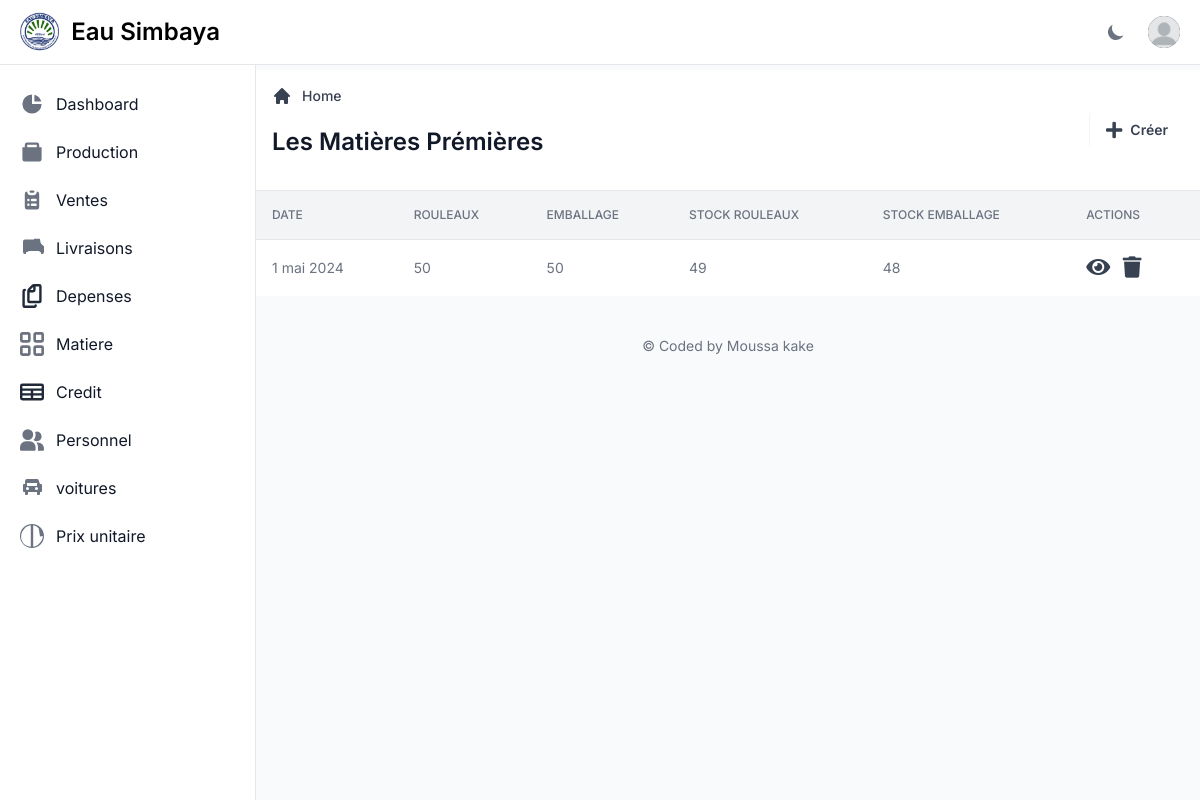
The app's page /matiere/liste_stocks/ (signed in) with its own data.
### matiere/models.py (models this page shows, shortened)
class Matiere(models.Model):
    rouleaux = models.IntegerField(null=True)
    emballage= models.IntegerField(null=True)
    stock_rouleaux = models.IntegerField(blank=True, null=True)
    stock_emballage = models.IntegerField(blank=True, null=True)
    date = models.DateField(null=True, blank=True, auto_now_add=True)

### matiere/views.py (the view)
# urls.py: path('', views.ajout, name='stock'),
def stock(request):
    data = Matiere.objects.all()
    context = {'data': data}
    return render(request, 'production/matiere.html', context)

### templates/production/matiere.html (shortened to what this page needs)
{% extends "layouts/base.html" %}
{% load static %}
{% block content %}
<main>
  <div class="p-4 bg-white block sm:flex items-center justify-between border-b border-gray-200 lg:mt-1.5 dark:bg-gray-800 dark:border-gray-700">
    <div class="mb-4 w-full">
      <nav class="flex mb-5" aria-label="Breadcrumb">
        <ol class="inline-flex items-center space-x-1 md:space-x-2 text-sm font-medium">
          <li class="inline-flex items-center">
            <a href="/" class="inline-flex items-center text-gray-700 hover:text-primary-600 dark:text-gray-300 dark:hover:text-white">
              <svg class="mr-2.5 w-5 h-5" fill="currentColor" viewBox="0 0 20 20">
                <path d="M10.707 2.293a1 1 0 00-1.414 0l-7 7a1 1 0 001.414 1.414L4 10.414V17a1 1 0 001 1h2a1 1 0 001-1v-2a1 1 0 011-1h2a1 1 0 011 1v2a1 1 0 001 1h2a1 1 0 001-1v-6.586l.293.293a1 1 0 001.414-1.414l-7-7z"></path>
              </svg>
              Home
            </a>
          </li>
        </ol>
      </nav>
      <h1 class="text-xl sm:text-2xl font-semibold text-gray-900 dark:text-white">Les Matières Prémières</h1>
    </div>
    <div class="block sm:flex items-center justify-between md:divide-x md:divide-gray-100 dark:divide-gray-700">
        <a href="{% url "stock" %}" class="inline-flex items-center px-4 py-2 bg-blue-600 hover:bg-blue-700 text-gray-700 dark:text-gray-400 font-semibold text-sm leading-snug rounded focus:outline-none focus:ring-0 transition duration-150 ease-in-out">
          <i class="fas fa-plus fa-lg mr-2 text-gray-700 dark:text-gray-400"></i> Créer
        </a>
    </div>
  </div>
  <div class="flex flex-col">
    <div class="overflow-x-auto">
      <div class="inline-block min-w-full align-middle">
        <div class="overflow-hidden shadow">
          <table class="min-w-full divide-y divide-gray-200 table-fixed dark:divide-gray-600">
            <thead class="bg-gray-100 dark:bg-gray-700">
              <tr>
                <th scope="col" class="p-4 text-xs font-medium text-left text-gray-500 uppercase dark:text-gray-400">Date</th>
                <th scope="col" class="p-4 text-xs font-medium text-left text-gray-500 uppercase dark:text-gray-400">Rouleaux</th>
                <th scope="col" class="p-4 text-xs font-medium text-left text-gray-500 uppercase dark:text-gray-400">Emballage</th>
                <th scope="col" class="p-4 text-xs font-medium text-left text-gray-500 uppercase dark:text-gray-400">Stock Rouleaux</th>
                  <th scope="col" class="p-4 text-xs font-medium text-left text-gray-500 uppercase dark:text-gray-400">Stock Emballage</th>
                  <th scope="col" class="p-4 text-xs font-medium text-left text-gray-500 uppercase dark:text-gray-400">Actions</th>
              </tr>
            </thead>
            <tbody class="bg-white divide-y divide-gray-200 dark:bg-gray-800 dark:divide-gray-700">
              {% for i in data %}
              <tr class="hover:bg-gray-100 dark:hover:bg-gray-700">
                <td class="p-4 text-sm font-normal text-gray-500 whitespace-nowrap dark:text-gray-400">{{ i.date }}</td>
                  <td class="p-4 text-sm font-normal text-gray-500 whitespace-nowrap dark:text-gray-400">{{ i.rouleaux |default:"0"}}</td>
                  <td class="p-4 text-sm font-normal text-gray-500 whitespace-nowrap dark:text-gray-400">{{ i.emballage|default:"0" }}</td>
                  <td class="p-4 text-sm font-normal text-gray-500 whitespace-nowrap dark:text-gray-400">{{ i.stock_rouleaux|default:"0" }}</td>
                  <td class="p-4 text-sm font-normal text-gray-500 whitespace-nowrap dark:text-gray-400">{{ i.stock_emballage|default:"0" }}</td>
                <td class="p-4">
                  <a href="{% url 'update_stock' i.id %}" class="text-blue-600 hover:text-blue-900 dark:hover:text-blue-400">  <i class="fas fa-eye fa-lg mr-2 text-gray-700 dark:text-gray-400"></i></a>
                    <a href="{% url 'remove_stock' i.id %}" class="text-blue-600 hover:text-blue-900 dark:hover:text-blue-400">  <i class="fas fa-trash  fa-lg mr-2 text-gray-700 dark:text-gray-400"></i></a>
                </td>
              </tr>
              {% endfor %}
            </tbody>
          </table>
        </div>
      </div>
    </div>
  </div>
</main>
{% endblock %}

### records on screen
Matiere: date "1 mai 2024", rouleaux "50", emballage "50", stock_rouleaux "49", stock_emballage "48"
